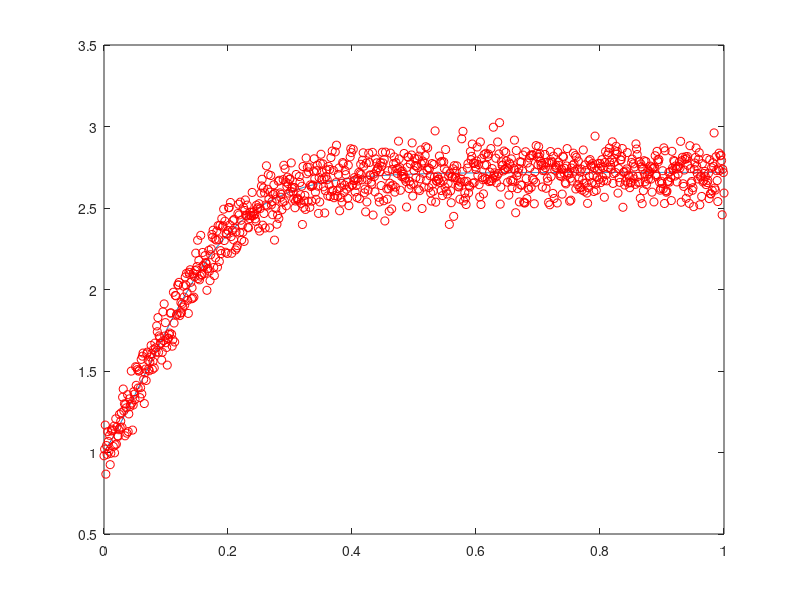
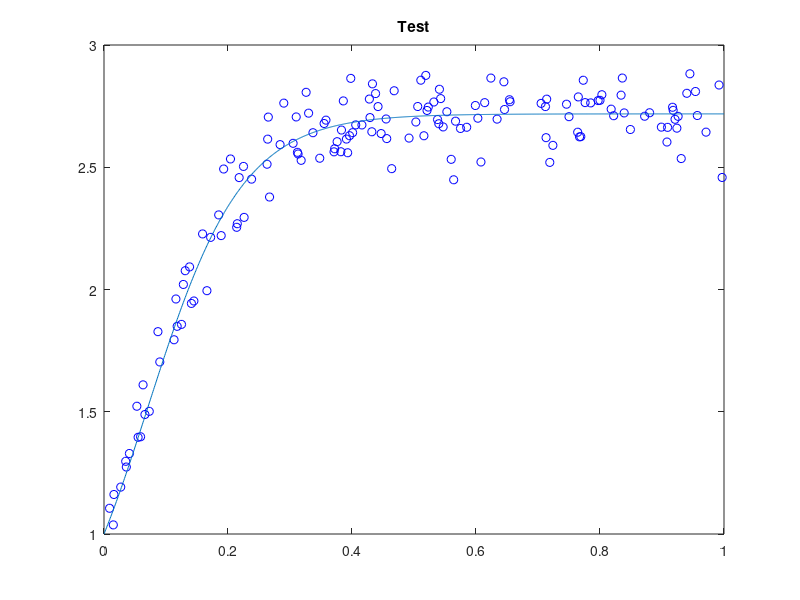
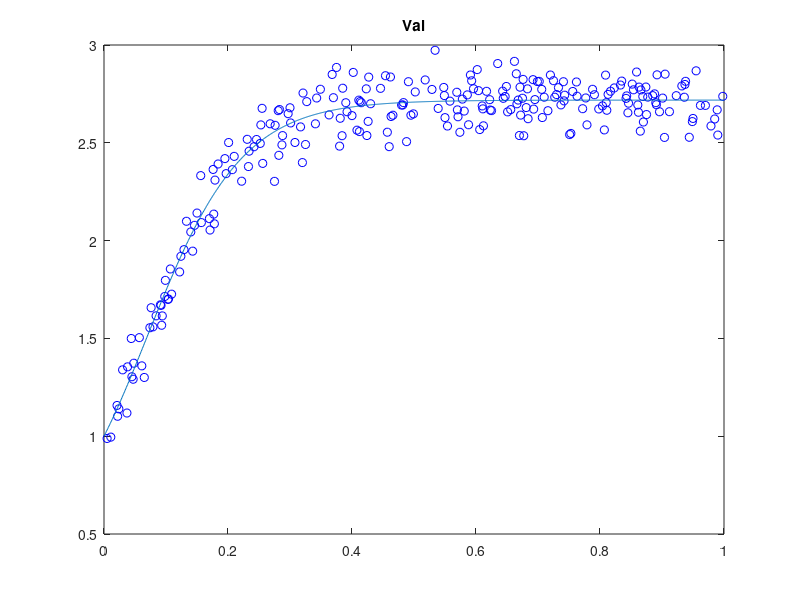
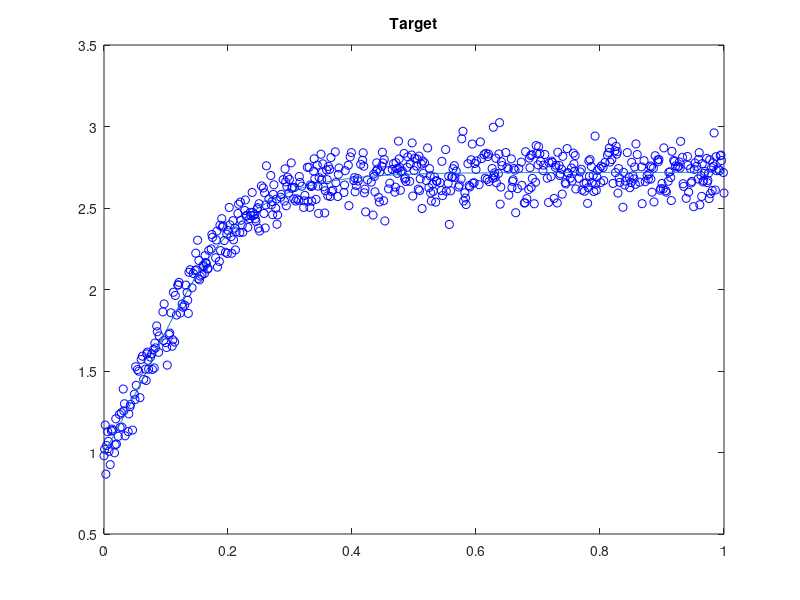

MATLAB code for these plots, in order:
% creating test data for 15 data points
 X = 0:0.001:1;
 
 Y = exp(tanh(2*pi*X));
 Y_n = Y + normrnd(0,0.1,1,size(Y,2));
 
 figure;
 plot(X,Y);
 hold on
 plot(X,Y_n,'or');

% Train = [X'  Y_n'];
% save Train_101

X_limit = size(X,2);



TrainSize = ceil(0.6 * X_limit);
ValSize = floor(0.25 * X_limit);
TrainInd = randperm( X_limit,TrainSize);

RemInd = setdiff(1:X_limit,TrainInd);
ValInd = randperm(size(RemInd,2),ValSize);
ValIndices = RemInd(ValInd);

TestIndices = setdiff(RemInd,ValIndices);


Target = Y_n(TrainInd);
Input = X(TrainInd);          %X y_new for 21 sample X_new and Y_new for larger samples

testTarget = Y_n(TestIndices);
testInput = X(TestIndices);

valTarget = Y_n(ValIndices);
valInput  = X(ValIndices);

figure;
plot(testInput,testTarget,'ob');
 hold on
plot(X,Y);

title('Test')

figure
plot(valInput,valTarget,'ob');
hold on
plot(X,Y);
title('Val');

figure
plot(Input,Target,'ob');
hold on
plot(X,Y);
title('Target');




 